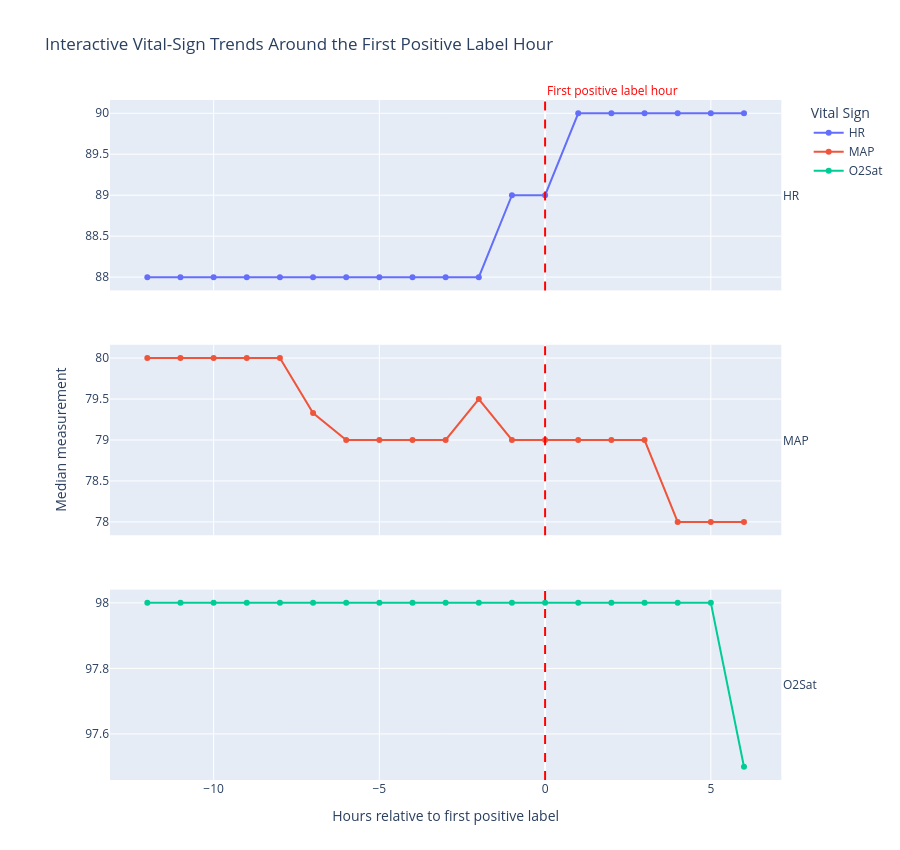

The cell this chart's notebook holds for it:
### Markdown cell above
## Interactive EDA graph (Plotly)

This optional chart keeps the original Matplotlib/Seaborn analysis above unchanged. It reuses the already calculated `median_trend` table. Move the pointer over points to inspect values, zoom or pan, and use the red vertical annotation to identify the first positive `SepsisLabel` hour (relative hour 0). Each vital sign has its own panel because HR, MAP and O2Sat use different measurement scales.

If Plotly is not installed in your environment, run `pip install plotly` once.

### Code cell
import plotly.express as px

plot_data = median_trend.reset_index().melt(
    id_vars="Relative_Hour",
    var_name="Vital Sign",
    value_name="Median Value"
)

fig = px.line(
    plot_data,
    x="Relative_Hour",
    y="Median Value",
    color="Vital Sign",
    facet_row="Vital Sign",
    markers=True,
    height=850,
    facet_row_spacing=0.08,
    title="Interactive Vital-Sign Trends Around the First Positive Label Hour",
    labels={
        "Relative_Hour": "Hours relative to first positive label",
        "Median Value": "Median measurement"
    }
)

# Give each vital sign its own Y-axis scale and remove repeated titles
fig.update_yaxes(matches=None, title_text="")

# Make panel labels horizontal and remove unnecessary repeated text
fig.for_each_annotation(
    lambda a: a.update(
        text=a.text.split("=")[-1],
        textangle=0
    )
)

# Draw one vertical reference line across all panels
fig.add_vline(
    x=0,
    line_dash="dash",
    line_color="red",
    line_width=2
)

# Add the reference-line annotation only once
fig.add_annotation(
    x=0,
    y=1.03,
    xref="x",
    yref="paper",
    text="First positive label hour",
    showarrow=False,
    xanchor="left",
    font=dict(color="red", size=12)
)

# Add one shared Y-axis title
fig.add_annotation(
    x=-0.09,
    y=0.5,
    xref="paper",
    yref="paper",
    text="Median measurement",
    textangle=-90,
    showarrow=False,
    font=dict(size=14)
)

fig.update_layout(
    hovermode="x unified",
    margin=dict(l=110, r=100, t=100, b=70)
)

fig.show()

### Figure 1 — Plotly figure (JSON) as saved in the notebook; plotly's stock layout.template omitted (floating-point values rounded to 4 significant figures)
{"data": [{"hovertemplate": "Vital Sign=HR<br>Hours relative to first positive label=%{x}<br>Median measurement=%{y}<extra></extra>", "legendgroup": "HR", "line": {"color": "#636efa", "dash": "solid"}, "marker": {"symbol": "circle"}, "mode": "lines+markers", "name": "HR", "orientation": "v", "showlegend": true, "type": "scatter", "x": [-12, -11, -10, -9, -8, -7, -6, -5, -4, -3, -2, -1, 0, 1, 2, 3, 4, 5, 6], "xaxis": "x3", "y": [88.0, 88.0, 88.0, 88.0, 88.0, 88.0, 88.0, 88.0, 88.0, 88.0, 88.0, 89.0, 89.0, 90.0, 90.0, 90.0, 90.0, 90.0, 90.0], "yaxis": "y3"}, {"hovertemplate": "Vital Sign=MAP<br>Hours relative to first positive label=%{x}<br>Median measurement=%{y}<extra></extra>", "legendgroup": "MAP", "line": {"color": "#EF553B", "dash": "solid"}, "marker": {"symbol": "circle"}, "mode": "lines+markers", "name": "MAP", "orientation": "v", "showlegend": true, "type": "scatter", "x": [-12, -11, -10, -9, -8, -7, -6, -5, -4, -3, -2, -1, 0, 1, 2, 3, 4, 5, 6], "xaxis": "x2", "y": [80.0, 80.0, 80.0, 80.0, 80.0, 79.33, 79.0, 79.0, 79.0, 79.0, 79.5, 79.0, 79.0, 79.0, 79.0, 79.0, 78.0, 78.0, 78.0], "yaxis": "y2"}, {"hovertemplate": "Vital Sign=O2Sat<br>Hours relative to first positive label=%{x}<br>Median measurement=%{y}<extra></extra>", "legendgroup": "O2Sat", "line": {"color": "#00cc96", "dash": "solid"}, "marker": {"symbol": "circle"}, "mode": "lines+markers", "name": "O2Sat", "orientation": "v", "showlegend": true, "type": "scatter", "x": [-12, -11, -10, -9, -8, -7, -6, -5, -4, -3, -2, -1, 0, 1, 2, 3, 4, 5, 6], "xaxis": "x", "y": [98.0, 98.0, 98.0, 98.0, 98.0, 98.0, 98.0, 98.0, 98.0, 98.0, 98.0, 98.0, 98.0, 98.0, 98.0, 98.0, 98.0, 98.0, 97.5], "yaxis": "y"}], "layout": {"annotations": [{"showarrow": false, "text": "O2Sat", "textangle": 0, "x": 0.98, "xanchor": "left", "xref": "paper", "y": 0.14, "yanchor": "middle", "yref": "paper"}, {"showarrow": false, "text": "MAP", "textangle": 0, "x": 0.98, "xanchor": "left", "xref": "paper", "y": 0.5, "yanchor": "middle", "yref": "paper"}, {"showarrow": false, "text": "HR", "textangle": 0, "x": 0.98, "xanchor": "left", "xref": "paper", "y": 0.86, "yanchor": "middle", "yref": "paper"}, {"font": {"color": "red", "size": 12}, "showarrow": false, "text": "First positive label hour", "x": 0, "xanchor": "left", "xref": "x", "y": 1.03, "yref": "paper"}, {"font": {"size": 14}, "showarrow": false, "text": "Median measurement", "textangle": -90, "x": -0.09, "xref": "paper", "y": 0.5, "yref": "paper"}], "height": 850, "hovermode": "x unified", "legend": {"title": {"text": "Vital Sign"}, "tracegroupgap": 0}, "margin": {"b": 70, "l": 110, "r": 100, "t": 100}, "shapes": [{"line": {"color": "red", "dash": "dash", "width": 2}, "type": "line", "x0": 0, "x1": 0, "xref": "x", "y0": 0, "y1": 1, "yref": "y domain"}, {"line": {"color": "red", "dash": "dash", "width": 2}, "type": "line", "x0": 0, "x1": 0, "xref": "x2", "y0": 0, "y1": 1, "yref": "y2 domain"}, {"line": {"color": "red", "dash": "dash", "width": 2}, "type": "line", "x0": 0, "x1": 0, "xref": "x3", "y0": 0, "y1": 1, "yref": "y3 domain"}], "title": {"text": "Interactive Vital-Sign Trends Around the First Positive Label Hour"}, "xaxis": {"anchor": "y", "domain": [0, 0.98], "title": {"text": "Hours relative to first positive label"}}, "xaxis2": {"anchor": "y2", "domain": [0, 0.98], "matches": "x", "showticklabels": false}, "xaxis3": {"anchor": "y3", "domain": [0, 0.98], "matches": "x", "showticklabels": false}, "yaxis": {"anchor": "x", "domain": [0, 0.28], "title": {"text": ""}}, "yaxis2": {"anchor": "x2", "domain": [0.36, 0.64], "title": {"text": ""}}, "yaxis3": {"anchor": "x3", "domain": [0.72, 1], "title": {"text": ""}}}}
